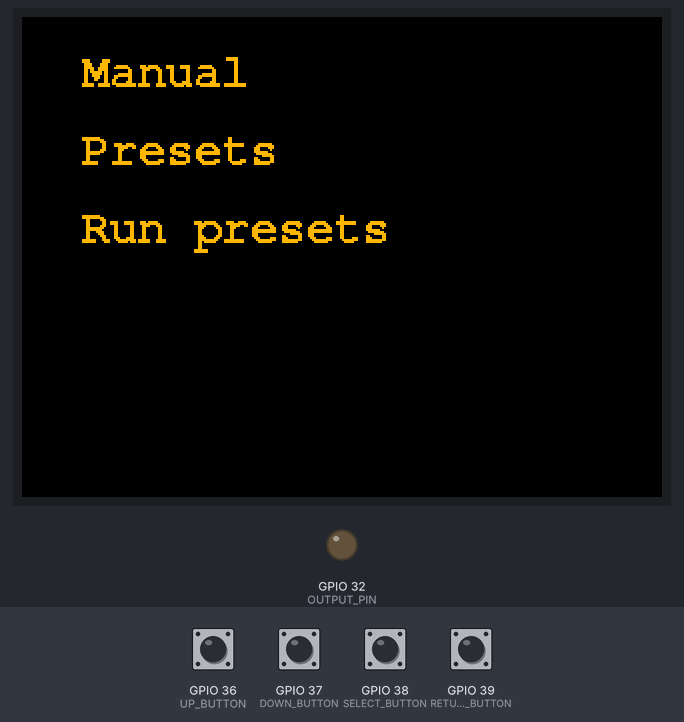
A program run on a simulated ESP32. Shown: 320×240 colour display, output pins drawn as LEDs (lit = HIGH). The inputs (shaded band) are chosen by the test bench; at power-on: GPIO 36 (UP_BUTTON), GPIO 37 (DOWN_BUTTON), GPIO 38 (SELECT_BUTTON), GPIO 39 (RETURN_BUTTON) LOW. EEPROM starts erased.

Above: at 1.4 s.
1.5 s: GPIO 38 (SELECT_BUTTON) pulled HIGH for 0.15 s
At 1.9 s:
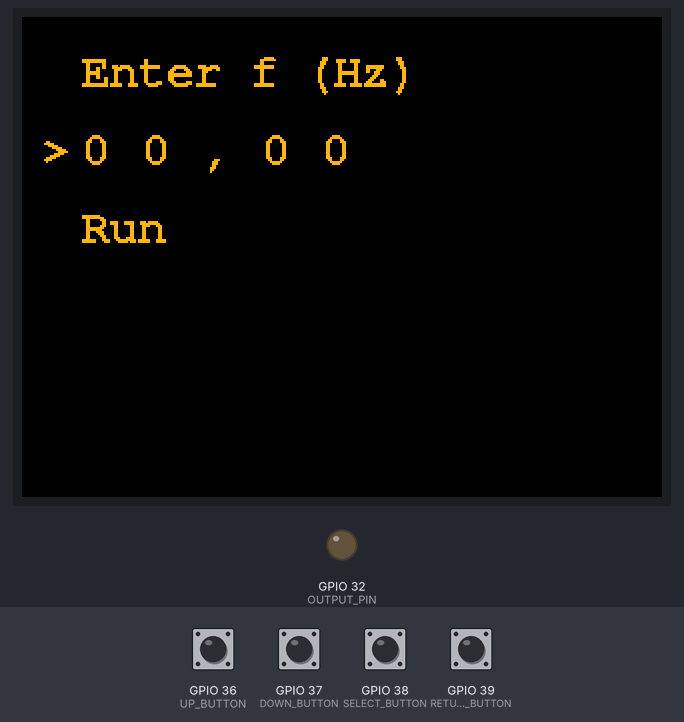
4.6 s: GPIO 38 (SELECT_BUTTON) pulled HIGH for 1 s
7.1 s: GPIO 36 (UP_BUTTON) pulled HIGH for 0.15 s
At 7.5 s:
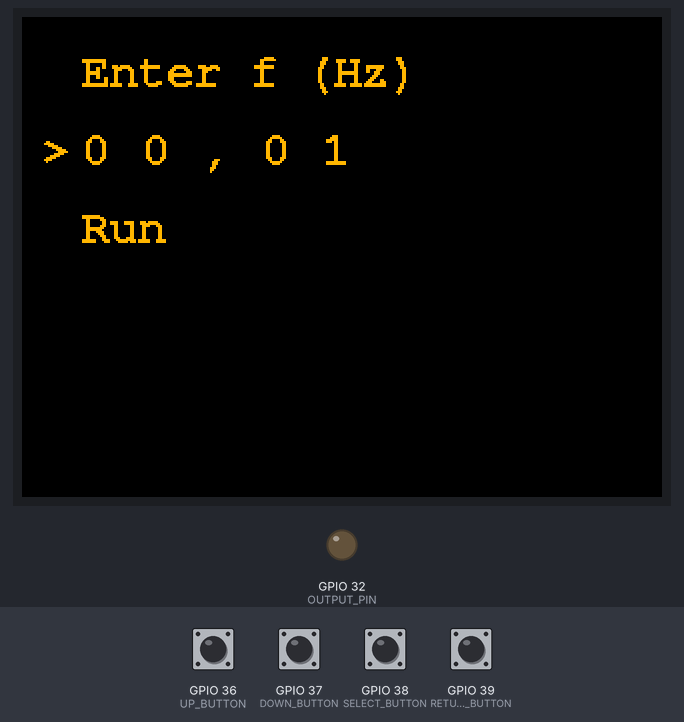
9.1 s: GPIO 39 (RETURN_BUTTON) pulled HIGH for 0.15 s
11.1 s: GPIO 36 (UP_BUTTON) pulled HIGH for 1 s
At 12.5 s:
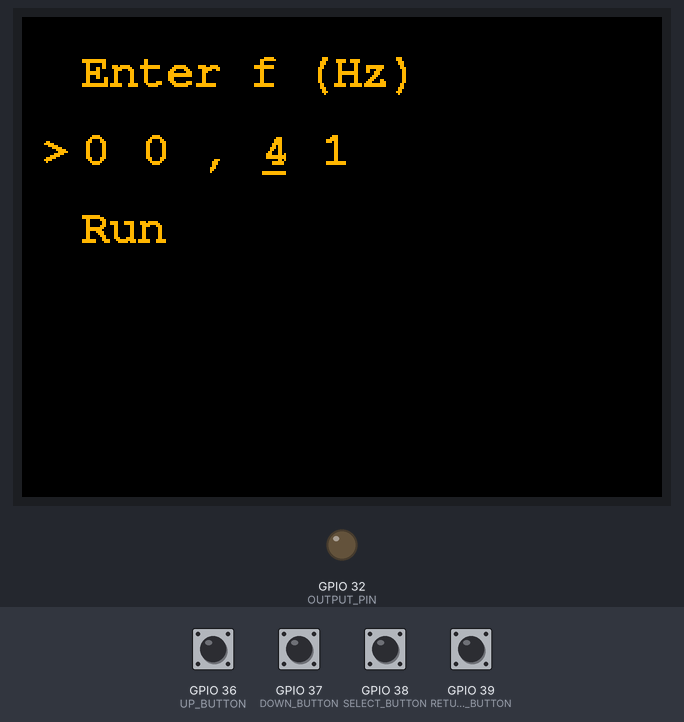
13.6 s: GPIO 37 (DOWN_BUTTON) pulled HIGH for 0.15 s
At 14.0 s:
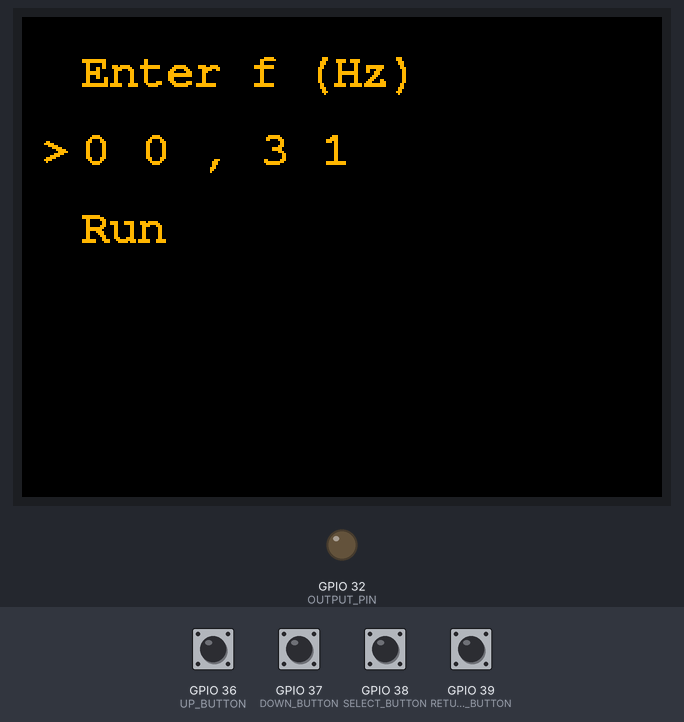
Timing chart, 0 to 16.6 s (numbered marks = the images above; inputs shaded):
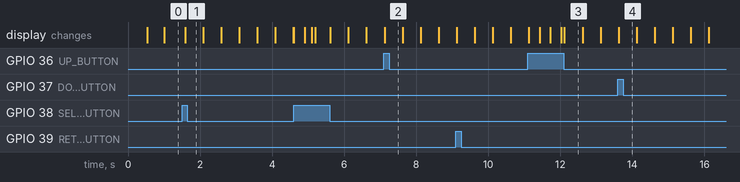

Measured:
- after the input at 1.5 s, the display: changes after 0.09 s (image 1)
- after the input at 7.1 s, the display: changes at once (image 2)
- after the input at 11.1 s, the display: first changes at once (image 3 shows a later state)
- after the input at 13.6 s, the display: changes at once (image 4)

The program:

main.cpp
```cpp
#include "Free_Fonts.h"
#include <Arduino.h>

#include <TFT_eSPI.h>

#include "Common.h"
#include "Menus.h"
#include "Buttons.h"
#include "Control.h"
#include "Presets.h"

// screen size 135x240
TFT_eSPI tft = TFT_eSPI();


void setup()
{
	pinMode(UP_BUTTON, INPUT);
	pinMode(DOWN_BUTTON, INPUT);
	pinMode(SELECT_BUTTON, INPUT);
	pinMode(RETURN_BUTTON, INPUT);

	pinMode(INPUT_PIN,INPUT);
	pinMode(OUTPUT_PIN, OUTPUT);

	Serial.begin(9600);

	tft.begin();
	tft.setRotation(1);
	tft.setFreeFont(FF6);
	tft.setTextColor(TFT_ORANGE, TFT_BLACK);

	loadPresets();

	homeMenu();
}

void loop()
{
	upButtonPress();
	downButtonPress();
	selectButtonPress();
	returnButtonPress();

	drawPointer();
	drawUnderline();
}
```

Common.h
```cpp
#include <TFT_eSPI.h>

#define UP_BUTTON 36
#define DOWN_BUTTON 37
#define SELECT_BUTTON 38
#define RETURN_BUTTON 39

#define INPUT_PIN 33
#define OUTPUT_PIN 32

#define NUMBER_OF_PRESETS 20

#define HOME_MENU 1
#define MANUAL_MENU 2
#define PRESETS_MENU 3
#define PRESETS_REMOVING_MENU 4
#define DURATION_MENU 5
#define DUTY_MENU 6
#define WAITING_MENU 7
#define GENERATING_MENU 8

#define TEXT_BEGINNING 30
#define POINTER_BEGINNING 10
#define FIRST_LINE 18
#define SECOND_LINE 57
#define THIRD_LINE 96

extern TFT_eSPI tft;

extern uint16_t currentMenu;
extern uint16_t currentRow;
extern uint16_t firstRow;
extern uint16_t numberOfRows;

extern uint16_t topShownLine;

extern bool enteringNumber;
extern bool pointerState;
extern bool manual;

extern int16_t manualDigits[4];
extern int16_t presetsArray[NUMBER_OF_PRESETS][4];
extern int16_t dutyDigits[2];
extern int16_t durationDigits[3];

extern uint16_t numberOfPresets;

extern uint8_t addPosition;
extern uint8_t removePosition;
```

Free_Fonts.h
```cpp
// Attach this header file to your sketch to use the GFX Free Fonts. You can write
// sketches without it, but it makes referencing them easier.

// This calls up ALL the fonts but they only get loaded if you actually
// use them in your sketch.
//
// No changes are needed to this header file unless new fonts are added to the
// library "Fonts/GFXFF" folder.
//
// To save a lot of typing long names, each font can easily be referenced in the
// sketch in three ways, either with:
//
//    1. Font file name with the & in front such as &FreeSansBoldOblique24pt7b
//       an example being:
//
//       tft.setFreeFont(&FreeSansBoldOblique24pt7b);
//
//    2. FF# where # is a number determined by looking at the list below
//       an example being:
//
//       tft.setFreeFont(FF32);
//
//    3. An abbreviation of the file name. Look at the list below to see
//       the abbreviations used, for example:
//
//       tft.setFreeFont(FSSBO24)
//
//       Where the letters mean:
//       F = Free font
//       M = Mono
//      SS = Sans Serif (double S to distinguish is form serif fonts)
//       S = Serif
//       B = Bold
//       O = Oblique (letter O not zero)
//       I = Italic
//       # =  point size, either 9, 12, 18 or 24
//
//  Setting the font to NULL will select the GLCD font:
//
//      tft.setFreeFont(NULL); // Set font to GLCD

#define LOAD_GFXFF

#ifdef LOAD_GFXFF // Only include the fonts if LOAD_GFXFF is defined in User_Setup.h

// Use these when printing or drawing text in GLCD and high rendering speed fonts
#define GFXFF 1
#define GLCD  0
#define FONT2 2
#define FONT4 4
#define FONT6 6
#define FONT7 7
#define FONT8 8

// Use the following when calling setFont()
//
// Reserved for GLCD font  // FF0
//

#define TT1 &TomThumb

#define FM9 &FreeMono9pt7b
#define FM12 &FreeMono12pt7b
#define FM18 &FreeMono18pt7b
#define FM24 &FreeMono24pt7b

#define FMB9 &FreeMonoBold9pt7b
#define FMB12 &FreeMonoBold12pt7b
#define FMB18 &FreeMonoBold18pt7b
#define FMB24 &FreeMonoBold24pt7b

#define FMO9 &FreeMonoOblique9pt7b
#define FMO12 &FreeMonoOblique12pt7b
#define FMO18 &FreeMonoOblique18pt7b
#define FMO24 &FreeMonoOblique24pt7b

#define FMBO9 &FreeMonoBoldOblique9pt7b
#define FMBO12 &FreeMonoBoldOblique12pt7b
#define FMBO18 &FreeMonoBoldOblique18pt7b
#define FMBO24 &FreeMonoBoldOblique24pt7b

#define FSS9 &FreeSans9pt7b
#define FSS12 &FreeSans12pt7b
#define FSS18 &FreeSans18pt7b
#define FSS24 &FreeSans24pt7b

#define FSSB9 &FreeSansBold9pt7b
#define FSSB12 &FreeSansBold12pt7b
#define FSSB18 &FreeSansBold18pt7b
#define FSSB24 &FreeSansBold24pt7b

#define FSSO9 &FreeSansOblique9pt7b
#define FSSO12 &FreeSansOblique12pt7b
#define FSSO18 &FreeSansOblique18pt7b
#define FSSO24 &FreeSansOblique24pt7b

#define FSSBO9 &FreeSansBoldOblique9pt7b
#define FSSBO12 &FreeSansBoldOblique12pt7b
#define FSSBO18 &FreeSansBoldOblique18pt7b
#define FSSBO24 &FreeSansBoldOblique24pt7b

#define FS9 &FreeSerif9pt7b
#define FS12 &FreeSerif12pt7b
#define FS18 &FreeSerif18pt7b
#define FS24 &FreeSerif24pt7b

#define FSI9 &FreeSerifItalic9pt7b
#define FSI12 &FreeSerifItalic12pt7b
#define FSI19 &FreeSerifItalic18pt7b
#define FSI24 &FreeSerifItalic24pt7b

#define FSB9 &FreeSerifBold9pt7b
#define FSB12 &FreeSerifBold12pt7b
#define FSB18 &FreeSerifBold18pt7b
#define FSB24 &FreeSerifBold24pt7b

#define FSBI9 &FreeSerifBoldItalic9pt7b
#define FSBI12 &FreeSerifBoldItalic12pt7b
#define FSBI18 &FreeSerifBoldItalic18pt7b
#define FSBI24 &FreeSerifBoldItalic24pt7b

#define FF0 NULL //ff0 reserved for GLCD
#define FF1 &FreeMono9pt7b
#define FF2 &FreeMono12pt7b
#define FF3 &FreeMono18pt7b
#define FF4 &FreeMono24pt7b

#define FF5 &FreeMonoBold9pt7b
#define FF6 &FreeMonoBold12pt7b
#define FF7 &FreeMonoBold18pt7b
#define FF8 &FreeMonoBold24pt7b

#define FF9 &FreeMonoOblique9pt7b
#define FF10 &FreeMonoOblique12pt7b
#define FF11 &FreeMonoOblique18pt7b
#define FF12 &FreeMonoOblique24pt7b

#define FF13 &FreeMonoBoldOblique9pt7b
#define FF14 &FreeMonoBoldOblique12pt7b
#define FF15 &FreeMonoBoldOblique18pt7b
#define FF16 &FreeMonoBoldOblique24pt7b

#define FF17 &FreeSans9pt7b
#define FF18 &FreeSans12pt7b
#define FF19 &FreeSans18pt7b
#define FF20 &FreeSans24pt7b

#define FF21 &FreeSansBold9pt7b
#define FF22 &FreeSansBold12pt7b
#define FF23 &FreeSansBold18pt7b
#define FF24 &FreeSansBold24pt7b

#define FF25 &FreeSansOblique9pt7b
#define FF26 &FreeSansOblique12pt7b
#define FF27 &FreeSansOblique18pt7b
#define FF28 &FreeSansOblique24pt7b

#define FF29 &FreeSansBoldOblique9pt7b
#define FF30 &FreeSansBoldOblique12pt7b
#define FF31 &FreeSansBoldOblique18pt7b
#define FF32 &FreeSansBoldOblique24pt7b

#define FF33 &FreeSerif9pt7b
#define FF34 &FreeSerif12pt7b
#define FF35 &FreeSerif18pt7b
#define FF36 &FreeSerif24pt7b

#define FF37 &FreeSerifItalic9pt7b
#define FF38 &FreeSerifItalic12pt7b
#define FF39 &FreeSerifItalic18pt7b
#define FF40 &FreeSerifItalic24pt7b

#define FF41 &FreeSerifBold9pt7b
#define FF42 &FreeSerifBold12pt7b
#define FF43 &FreeSerifBold18pt7b
#define FF44 &FreeSerifBold24pt7b

#define FF45 &FreeSerifBoldItalic9pt7b
#define FF46 &FreeSerifBoldItalic12pt7b
#define FF47 &FreeSerifBoldItalic18pt7b
#define FF48 &FreeSerifBoldItalic24pt7b

// >>>>>>>>>>>>>>>>>>>>>>>>>>>>>>>>>>>>>>>>>>>>>>>>>>>>>>>>>>>>>>>>>>>>>>>>>>>>>>>>>
// Now we define "s"tring versions for easy printing of the font name so:
//   tft.println(sFF5);
// will print
//   Mono bold 9
// >>>>>>>>>>>>>>>>>>>>>>>>>>>>>>>>>>>>>>>>>>>>>>>>>>>>>>>>>>>>>>>>>>>>>>>>>>>>>>>>>

#define sFF0 "GLCD"
#define sTT1 "Tom Thumb"
#define sFF1 "Mono 9"
#define sFF2 "Mono 12"
#define sFF3 "Mono 18"
#define sFF4 "Mono 24"

#define sFF5 "Mono bold 9"
#define sFF6 "Mono bold 12"
#define sFF7 "Mono bold 18"
#define sFF8 "Mono bold 24"

#define sFF9 "Mono oblique 9"
#define sFF10 "Mono oblique 12"
#define sFF11 "Mono oblique 18"
#define sFF12 "Mono oblique 24"

#define sFF13 "Mono bold oblique 9"
#define sFF14 "Mono bold oblique 12"
#define sFF15 "Mono bold oblique 18"
#define sFF16 "Mono bold oblique 24" // Full text line is too big for 480 pixel wide screen

#define sFF17 "Sans 9"
#define sFF18 "Sans 12"
#define sFF19 "Sans 18"
#define sFF20 "Sans 24"

#define sFF21 "Sans bold 9"
#define sFF22 "Sans bold 12"
#define sFF23 "Sans bold 18"
#define sFF24 "Sans bold 24"

#define sFF25 "Sans oblique 9"
#define sFF26 "Sans oblique 12"
#define sFF27 "Sans oblique 18"
#define sFF28 "Sans oblique 24"

#define sFF29 "Sans bold oblique 9"
#define sFF30 "Sans bold oblique 12"
#define sFF31 "Sans bold oblique 18"
#define sFF32 "Sans bold oblique 24"

#define sFF33 "Serif 9"
#define sFF34 "Serif 12"
#define sFF35 "Serif 18"
#define sFF36 "Serif 24"

#define sFF37 "Serif italic 9"
#define sFF38 "Serif italic 12"
#define sFF39 "Serif italic 18"
#define sFF40 "Serif italic 24"

#define sFF41 "Serif bold 9"
#define sFF42 "Serif bold 12"
#define sFF43 "Serif bold 18"
#define sFF44 "Serif bold 24"

#define sFF45 "Serif bold italic 9"
#define sFF46 "Serif bold italic 12"
#define sFF47 "Serif bold italic 18"
#define sFF48 "Serif bold italic 24"

#else // LOAD_GFXFF not defined so setup defaults to prevent error messages

// >>>>>>>>>>>>>>>>>>>>>>>>>>>>>>>>>>>>>>>>>>>>>>>>>>>>>>>>>>>>>>>>>>>>>>>>>>>>>>>>>
// Free fonts are not loaded in User_Setup.h so we must define all as font 1
// to prevent compile error messages
// >>>>>>>>>>>>>>>>>>>>>>>>>>>>>>>>>>>>>>>>>>>>>>>>>>>>>>>>>>>>>>>>>>>>>>>>>>>>>>>>>

#define GFXFF 1
#define GLCD  1
#define FONT2 2
#define FONT4 4
#define FONT6 6
#define FONT7 7
#define FONT8 8

#define FF0 1
#define FF1 1
#define FF2 1
#define FF3 1
#define FF4 1
#define FF5 1
#define FF6 1
#define FF7 1
#define FF8 1
#define FF9 1
#define FF10 1
#define FF11 1
#define FF12 1
#define FF13 1
#define FF14 1
#define FF15 1
#define FF16 1
#define FF17 1
#define FF18 1
#define FF19 1
#define FF20 1
#define FF21 1
#define FF22 1
#define FF23 1
#define FF24 1
#define FF25 1
#define FF26 1
#define FF27 1
#define FF28 1
#define FF29 1
#define FF30 1
#define FF31 1
#define FF32 1
#define FF33 1
#define FF34 1
#define FF35 1
#define FF36 1
#define FF37 1
#define FF38 1
#define FF39 1
#define FF40 1
#define FF41 1
#define FF42 1
#define FF43 1
#define FF44 1
#define FF45 1
#define FF46 1
#define FF47 1
#define FF48 1

#define FM9  1
#define FM12 1
#define FM18 1
#define FM24 1

#define FMB9  1
#define FMB12 1
#define FMB18 1
#define FMB24 1

#define FMO9  1
#define FMO12 1
#define FMO18 1
#define FMO24 1

#define FMBO9  1
#define FMBO12 1
#define FMBO18 1
#define FMBO24 1

#define FSS9  1
#define FSS12 1
#define FSS18 1
#define FSS24 1

#define FSSB9  1
#define FSSB12 1
#define FSSB18 1
#define FSSB24 1

#define FSSO9  1
#define FSSO12 1
#define FSSO18 1
#define FSSO24 1

#define FSSBO9  1
#define FSSBO12 1
#define FSSBO18 1
#define FSSBO24 1

#define FS9  1
#define FS12 1
#define FS18 1
#define FS24 1

#define FSI9  1
#define FSI12 1
#define FSI19 1
#define FSI24 1

#define FSB9  1
#define FSB12 1
#define FSB18 1
#define FSB24 1

#define FSBI9  1
#define FSBI12 1
#define FSBI18 1
#define FSBI24 1

#endif // LOAD_GFXFF
```
